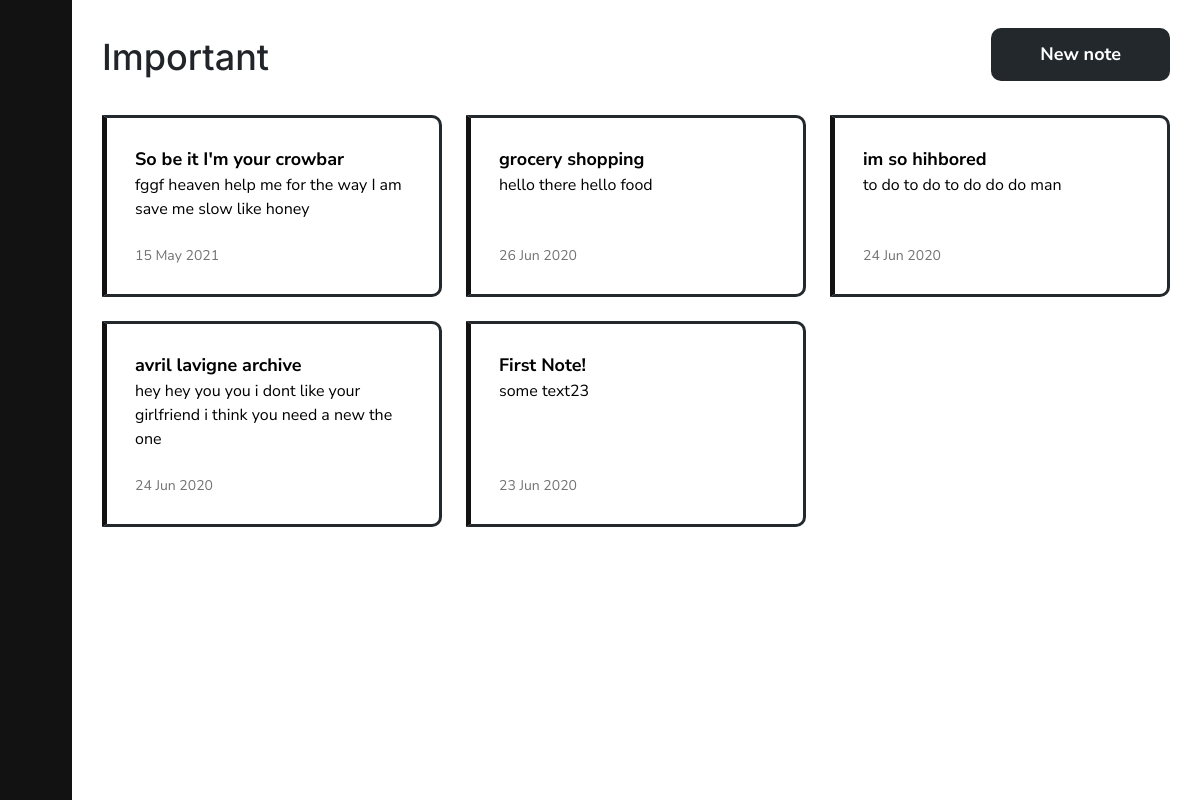
/important/ (signed in), run on the app's committed database.
### notes/models.py (models this page shows, shortened)
class Note(models.Model):
    title = models.TextField(max_length=100, blank=True)
    text = HTMLField(blank=True)
    date = models.DateTimeField(auto_now_add=True)
    important = models.BooleanField(default=False)
    archive = models.BooleanField(default=False)
    user = models.ForeignKey(User, on_delete=models.CASCADE)

### notes/views.py (the view)
# urls.py: path('important/', views.important, name='important'),
def important(request):
    important = Note.objects.filter(user=request.user, important=True, archive=False).order_by('-date')
    active = 'importantLink'
    return render(request, 'notes/important.html', {'important': important, 'active': active})

### notes/templates/notes/important.html (shortened to what this page needs)
{% load static %}
<!DOCTYPE html>
<html>
<head>
    <link rel="stylesheet" href="https://stackpath.bootstrapcdn.com/bootstrap/4.5.0/css/bootstrap.min.css">
    <link rel="stylesheet" type="text/css" href="{% static 'notes/style.css' %}">
    <link rel="stylesheet" type="text/css" href="{% static 'notes/notes.css' %}">
</head>
<body>
    <div class="container-fluid">
        <div class="row" id="mainRow">
            {% include "notes/navbar.html" %}
            <div class="col-sm-11" id="content">
                <div class="container">
                    <div>
                        <h1>Important</h1>
                        <a href="{% url 'add' %}" class="btn medium-text">New note</a>
                    </div>
                    {% if important %}
                    <div id="notes">
                        <ul>
                            {% for note in important %}
                            <li class="note {% if note.important %} important{% endif %}">
                                <a href="{% url 'note' note.id %}">
                                    <div class="note-info">
                                        <div class="note-content">
                                            <div class="medium-text"><b>{{ note.title }}</b></div>
                                            {% if note.text %}
                                            <div class="note-text">{{ note.text|striptags|truncatechars:150 }}</div>
                                            {% endif %}
                                        </div>
                                        <div class="date">{{ note.date|date:'d M Y' }}</div>
                                    </div>
                                </a>
                            </li>
                            {% endfor %}
                        </ul>
                    </div>
                    {% else %}
                    <div id="noNotes">
                        <p class="text-center medium-text">You don't have any notes marked as important.</p>
                    </div>
                    {% endif %}
                </div>
            </div>
        </div>
    </div>
</body>
</html>

### notes/static/notes/style.css (style rules this page uses)
:root { --light-gray: #fafafa; --black: #121212; --dark-gray:#23282c; --gray: #cecece; }
html, body { height: 100%; }
body { font-family: 'Nunito Sans', sans-serif; }
h1, h2, h3 { font-family: 'Inter', sans-serif; }
h1 { font-size: 36px }
.medium-text { font-size: 18px; }
a { color: var(--black); font-weight: bold; transition: all 200ms ease-in-out; }
.btn { color: white; background-color: var(--dark-gray); font-weight: bold; border-radius: 10px; transition: all 200ms ease-in-out; }

### notes/static/notes/notes.css (style rules this page uses)
.col-sm-11 { max-width: 94% }
#mainRow { height: 100vh }
h1 { margin-top: 36px; display: inline-block; }
#content { position: absolute; right: 0; }
#content a.btn { padding: 12px 48px; margin-top: 28px; float: right; }
#notes, #noNotes { margin-top: 28px; }
#notes ul { list-style-type: none; padding-left: 0; display: grid; grid-gap: 24px; grid-template-columns: repeat(auto-fill, minmax(300px,1fr)); }
.note { position: relative; padding: 28px; border-radius: 10px; border: 3px solid var(--dark-gray) }
.note.important { border-left: 5px solid var(--black); border-radius: 0 10px 10px 0; }
.note a { color: black; font-weight: normal; }
.note div { word-break: break-word; }
.note .medium-text { vertical-align: top; }
.note-info { height: 100%; display: flex; flex-direction: column; justify-content: space-between; }
.note .date { color: #737373; font-size: 14px; }
.note .note-text { margin-bottom: 24px }

### data on the page
Note: title "So be it I'm your crowbar", text "fggf heaven help me for the way I am save me slow like honey", date "15 May 2021"
Note: title "grocery shopping", text "hello there hello food", date "26 Jun 2020"
Note: title "im so hihbored", text "to do to do to do do do man", date "24 Jun 2020"
Note: title "avril lavigne archive", text "hey hey you you i dont like your girlfriend i think you need a new the one", date "24 Jun 2020"
Note: title "First Note!", text "some text23", date "23 Jun 2020"
